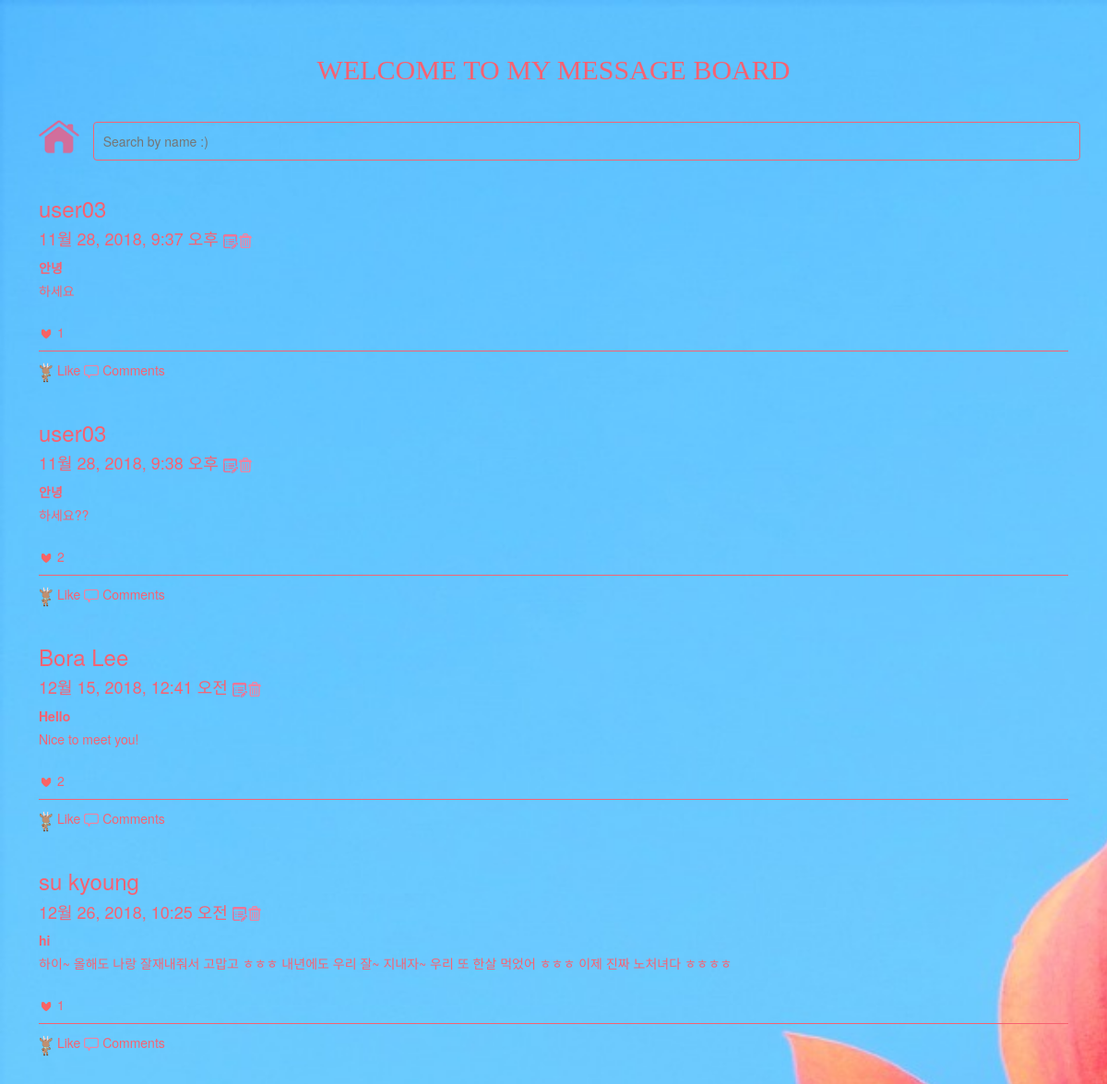
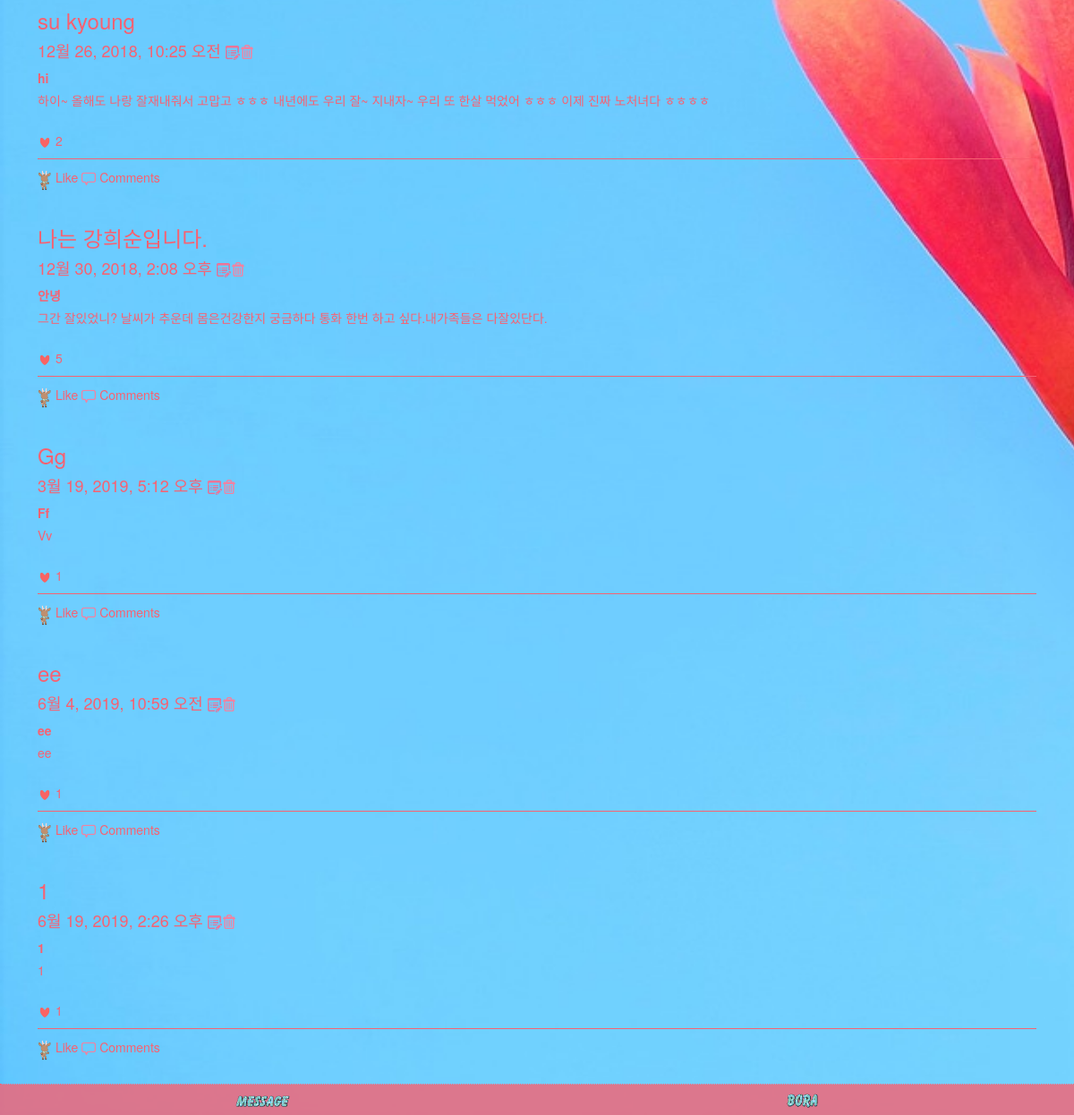
/feed/16/edit, run on the app's committed database (2 pictures, top to bottom).
### facebook/models.py (models this page shows, shortened)
class Article(models.Model):
    author      = models.CharField(max_length=120)
    title       = models.CharField(max_length=120)
    text        = models.TextField()
    password    = models.CharField(max_length=120)
    total_like        = models.CharField(max_length=120)
    created_at  = models.DateTimeField(auto_now_add=True) #자동날짜
    like_user_set = models.ManyToManyField(settings.AUTH_USER_MODEL,
                                           blank=True,
                                           related_name='like_user_set',
                                           through='Like', default='')

### facebook/views.py (the view)
# urls.py: path('feed/<pk>/edit',edit_feed),
def edit_feed(request, pk):
    articles = Article.objects.get(pk=pk)
    if request.method == 'POST'and request.is_ajax():
        if request.POST['password'] == articles.password:
            articles.author = request.POST['author']
            articles.title = request.POST['title']
            articles.text = request.POST['content']
            articles.save()
            return HttpResponse(json.dumps({"msg": "success"}), content_type="application/json")
        else:
            return HttpResponse(json.dumps({"msg": "failure"}), content_type="application/json")
    else:
        articles = Article.objects.all()
    return render(request, 'newsfeed.html', {'articles': articles})

### facebook/templates/newsfeed.html (shortened to what this page needs)
<!DOCTYPE html>
<html>
<head>
    <link rel="stylesheet" href="https://maxcdn.bootstrapcdn.com/bootstrap/3.3.7/css/bootstrap.min.css">
</head>
<body>
<div class="container">
    <div style="text-align: center; color:#F86171; width:100%; margin-top:5%;"><b><h2><font face="bodoni">WELCOME TO MY MESSAGE BOARD</font></h2></b></div>
</div>
<div class="container" style="padding-left:25px;padding-right:25px;margin-top:20px;">
    <div class="btn1" style="display:inline-block;">
        <a href="/">
            <img src="/static/home.png" width="48.4px" >
        </a>
    </div>
    <div class="search">
        <input type="text" style="width:100%;border-radius:4px; margin-left: 1%; color:#F86171;" class="searchbar"  placeholder="Search by name :)" id="keyword" onkeyup="">
    </div>
</div>
<div class="container" style="padding-bottom:60px;">
    {% if  articles %}
    {% for feed in articles %}
    <div class="feed feed{{feed.pk}}">
        <h3 class="name" style="color:#F86171;">{{ feed.author }}</h3>
        <div class="date">
            <h4 data-pk="{{feed.pk}}">{{ feed.created_at }}
                <img src="/static/ic_edit1.png" height="16px" class="modify_feed">
                <img src="/static/ic_delete.png" class="delete_feed" height="16px" style="margin-top:-0.2%; margin-left:-0.4%"></h4>
        </div>
        <a class="title">{{ feed.title }}</a>
        <p class="content" style="color:#F86171;">{{ feed.text }}</p>
        <div style="height:15px;"></div>
        <div>
            {% if feed.total_like != '0' and feed.total_like != '' %}
            <img src="/static/redHeart.png" width="16px" class="img" id="img{{feed.pk}}">
            {% else %}
            <img src="/static/justHeart.gif" width="20px" class="img" id="img{{feed.pk}}">
            {% endif %}
            <div style="display:inline-block; color:#F86171;">
                {{feed.total_like}}
            </div>
        </div>
        <div class="accessory">
            <div style="display:inline-block; color:#F86171;" class="like_btn" data-article="{{feed.pk}}" data-status="0">
                <img src="/static/like_icon.gif" width="16px" class="like_gray" > Like
            </div>
            <div class="cmt" style="display:inline-block;" >
                <img src="/static/ic_comment.png" width="16px" > Comments
            </div>
        </div>
    </div>
    {% endfor %}
    {% else %}
    <h1 style="color:#F86171; text-align:center;"> Sorry</br> There are no posts :(</h1><br/>
    <div style="text-align:center; margin-top:-3%;"><h5><a href="/main">Click back to the message board</a></h5></div>
    {% endif %}
</div>
<div class="footer" style="position:fixed;bottom:30px;background: transparent; z-index:5">
    <div class="tab1" style="background-color:#F86171; height:35px;opacity:0.8;">
        <img src="/static/msg.gif" width="70px" style="margin-top: 5px;" class="modal_write"> </div>
    <div class="tab2" style="background-color:#F86171; height:40px;opacity:0.8;">
        <a href="/#bora"><img src="/static/bora_lee1.gif" style="margin-top:2px; " height="25px" width=45px"></a>
    </div>
</div>
</body>
</html>

### facebook/templates/newsfeed.html (style rules this page uses)
* { box-sizing: border-box; margin: 0; padding: 0; position: relative; }
body { background-image: url('/static/tulip1.jpg'); -webkit-background-size: cover; -moz-background-size: cover; -o-background-size: cover; background-size: cover; }
.btn1 { position: absolute; z-index:10; width:48.4px; }
.search { padding-left:50px; margin-top:10px; width:-webkit-fill-available;      }
.searchbar { background-color: transparent; color:#F86171; border-radius: 4px; border: 1px solid #F86171; padding: 10px; }
.container { background-color: transparent;  }
.footer { border-top: 1px dotted #F86171; background-color: #F86171; height: 5px; text-align: center; position:relative; bottom: 0; left: 0; right: 0; }
.tab1 { float: left; width: 50%; }
.tab2 { float: left; width: 50%; }
.feed { background-color: transparent;   border-top: -5px solid #F86171; border-bottom: 1px solid transparent; margin: 7px 0; padding: 12px; margin-bottom:-1%; }
.date { color: #F86171; margin-bottom: 10px; }
.title { color: #F86171; font-weight: 600; }
.content { margin-top: 5px; color:#F86171; }
.accessory { border-top: 1px solid #F86171; padding-top:10px; margin-top:10px; color: #F86171; font-size: 14px; }

### data on the page
Article: author "user03", created_at "11월 28, 2018, 9:37 오후", title "안녕", text "하세요", total_like "1"
Article: author "user03", created_at "11월 28, 2018, 9:38 오후", title "안녕", text "하세요??", total_like "2"
Article: author "Bora Lee", created_at "12월 15, 2018, 12:41 오전", title "Hello", text "Nice to meet you!", total_like "2"
Article: author "su kyoung", created_at "12월 26, 2018, 10:25 오전", title "hi", text "하이~ 올해도 나랑 잘재내줘서 고맙고 ㅎㅎㅎ 내년에도 우리 잘~ 지내자~ 우리 또 한살 먹었어 ㅎㅎㅎ 이제 진짜 노처녀다 ㅎㅎㅎㅎ", total_like "1"
Article: author "su kyoung", created_at "12월 26, 2018, 10:25 오전", title "hi", text "하이~ 올해도 나랑 잘재내줘서 고맙고 ㅎㅎㅎ 내년에도 우리 잘~ 지내자~ 우리 또 한살 먹었어 ㅎㅎㅎ 이제 진짜 노처녀다 ㅎㅎㅎㅎ", total_like "2"
Article: author "나는 강희순입니다.", created_at "12월 30, 2018, 2:08 오후", title "안녕", text "그간 잘있었니? 날씨가 추운데 몸은건강한지 궁금하다 통화 한번 하고 싶다.내가족들은 다잘있단다.", total_like "5"
Article: author "Gg", created_at "3월 19, 2019, 5:12 오후", title "Ff", text "Vv", total_like "1"
Article: author "ee", created_at "6월 4, 2019, 10:59 오전", title "ee", text "ee", total_like "1"
Article: author "1", created_at "6월 19, 2019, 2:26 오후", title "1", text "1", total_like "1"
